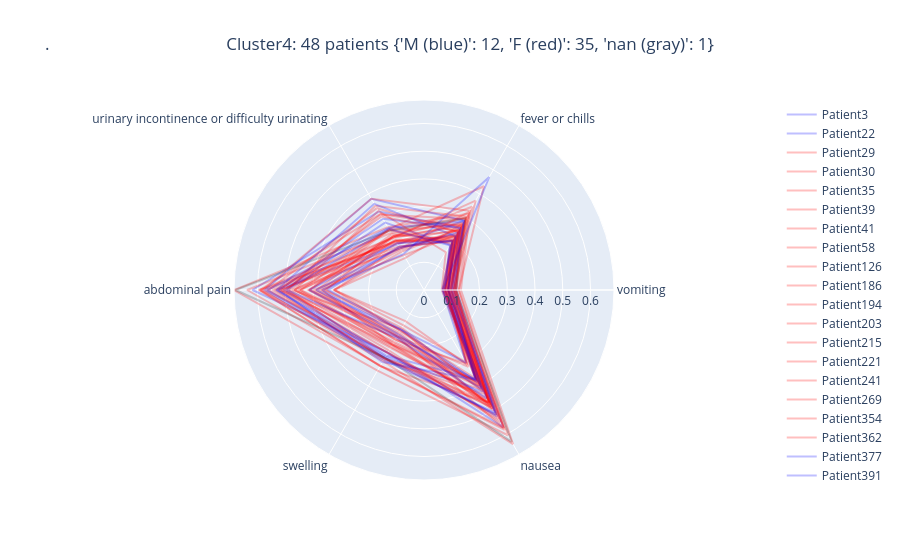

Source (notebook cell):
### Code cell
star_chart_per_patient(4)

### Figure 1 — Plotly figure (JSON) as saved in the notebook; plotly's stock layout.template omitted (floating-point values rounded to 4 significant figures)
{"data": [{"line": {"color": "rgb(0,0,255)"}, "mode": "lines", "name": "Patient3", "opacity": 0.25, "r": [0.1168, 0.2583, 0.3263, 0.6177, 0.2606, 0.5267, 0.1168, 0.1168], "theta": ["vomiting", "fever or chills", "urinary incontinence or difficulty urinating", "abdominal pain", "swelling", "nausea", "vomiting"], "type": "scatterpolar"}, {"line": {"color": "rgb(0,0,255)"}, "mode": "lines", "name": "Patient22", "opacity": 0.25, "r": [0.09802, 0.288, 0.1899, 0.531, 0.2624, 0.5704, 0.09802, 0.09802], "theta": ["vomiting", "fever or chills", "urinary incontinence or difficulty urinating", "abdominal pain", "swelling", "nausea", "vomiting"], "type": "scatterpolar"}, {"line": {"color": "rgb(255,0,0)"}, "mode": "lines", "name": "Patient29", "opacity": 0.25, "r": [0.07502, 0.2273, 0.1451, 0.398, 0.1779, 0.4768, 0.07502, 0.07502], "theta": ["vomiting", "fever or chills", "urinary incontinence or difficulty urinating", "abdominal pain", "swelling", "nausea", "vomiting"], "type": "scatterpolar"}, {"line": {"color": "rgb(255,0,0)"}, "mode": "lines", "name": "Patient30", "opacity": 0.25, "r": [0.08741, 0.2269, 0.2032, 0.5455, 0.284, 0.4685, 0.08741, 0.08741], "theta": ["vomiting", "fever or chills", "urinary incontinence or difficulty urinating", "abdominal pain", "swelling", "nausea", "vomiting"], "type": "scatterpolar"}, {"line": {"color": "rgb(255,0,0)"}, "mode": "lines", "name": "Patient35", "opacity": 0.25, "r": [0.1257, 0.3173, 0.2611, 0.6846, 0.3351, 0.6042, 0.1257, 0.1257], "theta": ["vomiting", "fever or chills", "urinary incontinence or difficulty urinating", "abdominal pain", "swelling", "nausea", "vomiting"], "type": "scatterpolar"}, {"line": {"color": "rgb(255,0,0)"}, "mode": "lines", "name": "Patient39", "opacity": 0.25, "r": [0.1089, 0.2991, 0.2235, 0.4099, 0.1922, 0.3902, 0.1089, 0.1089], "theta": ["vomiting", "fever or chills", "urinary incontinence or difficulty urinating", "abdominal pain", "swelling", "nausea", "vomiting"], "type": "scatterpolar"}, {"line": {"color": "rgb(255,0,0)"}, "mode": "lines", "name": "Patient41", "opacity": 0.25, "r": [0.09673, 0.2522, 0.2026, 0.5702, 0.2605, 0.536, 0.09673, 0.09673], "theta": ["vomiting", "fever or chills", "urinary incontinence or difficulty urinating", "abdominal pain", "swelling", "nausea", "vomiting"], "type": "scatterpolar"}, {"line": {"color": "rgb(255,0,0)"}, "mode": "lines", "name": "Patient58", "opacity": 0.25, "r": [0.1066, 0.2442, 0.221, 0.5137, 0.1988, 0.502, 0.1066, 0.1066], "theta": ["vomiting", "fever or chills", "urinary incontinence or difficulty urinating", "abdominal pain", "swelling", "nausea", "vomiting"], "type": "scatterpolar"}, {"line": {"color": "rgb(255,0,0)"}, "mode": "lines", "name": "Patient126", "opacity": 0.25, "r": [0.09404, 0.2725, 0.2169, 0.4663, 0.2271, 0.405, 0.09404, 0.09404], "theta": ["vomiting", "fever or chills", "urinary incontinence or difficulty urinating", "abdominal pain", "swelling", "nausea", "vomiting"], "type": "scatterpolar"}, {"line": {"color": "rgb(255,0,0)"}, "mode": "lines", "name": "Patient186", "opacity": 0.25, "r": [0.1046, 0.2653, 0.316, 0.5911, 0.3171, 0.4694, 0.1046, 0.1046], "theta": ["vomiting", "fever or chills", "urinary incontinence or difficulty urinating", "abdominal pain", "swelling", "nausea", "vomiting"], "type": "scatterpolar"}, {"line": {"color": "rgb(255,0,0)"}, "mode": "lines", "name": "Patient194", "opacity": 0.25, "r": [0.09544, 0.3015, 0.2517, 0.4128, 0.1843, 0.4839, 0.09544, 0.09544], "theta": ["vomiting", "fever or chills", "urinary incontinence or difficulty urinating", "abdominal pain", "swelling", "nausea", "vomiting"], "type": "scatterpolar"}, {"line": {"color": "rgb(255,0,0)"}, "mode": "lines", "name": "Patient203", "opacity": 0.25, "r": [0.08632, 0.2417, 0.3404, 0.5591, 0.2838, 0.4849, 0.08632, 0.08632], "theta": ["vomiting", "fever or chills", "urinary incontinence or difficulty urinating", "abdominal pain", "swelling", "nausea", "vomiting"], "type": "scatterpolar"}, {"line": {"color": "rgb(255,0,0)"}, "mode": "lines", "name": "Patient215", "opacity": 0.25, "r": [0.1251, 0.4316, 0.2537, 0.4449, 0.1928, 0.5741, 0.1251, 0.1251], "theta": ["vomiting", "fever or chills", "urinary incontinence or difficulty urinating", "abdominal pain", "swelling", "nausea", "vomiting"], "type": "scatterpolar"}, {"line": {"color": "rgb(255,0,0)"}, "mode": "lines", "name": "Patient221", "opacity": 0.25, "r": [0.07774, 0.2526, 0.1599, 0.3243, 0.1303, 0.3123, 0.07774, 0.07774], "theta": ["vomiting", "fever or chills", "urinary incontinence or difficulty urinating", "abdominal pain", "swelling", "nausea", "vomiting"], "type": "scatterpolar"}, {"line": {"color": "rgb(255,0,0)"}, "mode": "lines", "name": "Patient241", "opacity": 0.25, "r": [0.07303, 0.219, 0.1945, 0.3587, 0.1689, 0.3665, 0.07303, 0.07303], "theta": ["vomiting", "fever or chills", "urinary incontinence or difficulty urinating", "abdominal pain", "swelling", "nausea", "vomiting"], "type": "scatterpolar"}, {"line": {"color": "rgb(255,0,0)"}, "mode": "lines", "name": "Patient269", "opacity": 0.25, "r": [0.117, 0.3052, 0.3508, 0.4896, 0.2845, 0.4136, 0.117, 0.117], "theta": ["vomiting", "fever or chills", "urinary incontinence or difficulty urinating", "abdominal pain", "swelling", "nausea", "vomiting"], "type": "scatterpolar"}, {"line": {"color": "rgb(255,0,0)"}, "mode": "lines", "name": "Patient354", "opacity": 0.25, "r": [0.1099, 0.2799, 0.2373, 0.6373, 0.3148, 0.574, 0.1099, 0.1099], "theta": ["vomiting", "fever or chills", "urinary incontinence or difficulty urinating", "abdominal pain", "swelling", "nausea", "vomiting"], "type": "scatterpolar"}, {"line": {"color": "rgb(255,0,0)"}, "mode": "lines", "name": "Patient362", "opacity": 0.25, "r": [0.09011, 0.2265, 0.1955, 0.5894, 0.2842, 0.5203, 0.09011, 0.09011], "theta": ["vomiting", "fever or chills", "urinary incontinence or difficulty urinating", "abdominal pain", "swelling", "nausea", "vomiting"], "type": "scatterpolar"}, {"line": {"color": "rgb(0,0,255)"}, "mode": "lines", "name": "Patient377", "opacity": 0.25, "r": [0.07797, 0.1885, 0.2802, 0.5037, 0.2727, 0.3698, 0.07797, 0.07797], "theta": ["vomiting", "fever or chills", "urinary incontinence or difficulty urinating", "abdominal pain", "swelling", "nausea", "vomiting"], "type": "scatterpolar"}, {"line": {"color": "rgb(0,0,255)"}, "mode": "lines", "name": "Patient391", "opacity": 0.25, "r": [0.1099, 0.2865, 0.2575, 0.564, 0.2822, 0.5189, 0.1099, 0.1099], "theta": ["vomiting", "fever or chills", "urinary incontinence or difficulty urinating", "abdominal pain", "swelling", "nausea", "vomiting"], "type": "scatterpolar"}, {"line": {"color": "rgb(255,0,0)"}, "mode": "lines", "name": "Patient439", "opacity": 0.25, "r": [0.08736, 0.2358, 0.1732, 0.4739, 0.1628, 0.4939, 0.08736, 0.08736], "theta": ["vomiting", "fever or chills", "urinary incontinence or difficulty urinating", "abdominal pain", "swelling", "nausea", "vomiting"], "type": "scatterpolar"}, {"line": {"color": "rgb(255,0,0)"}, "mode": "lines", "name": "Patient448", "opacity": 0.25, "r": [0.08333, 0.2047, 0.1788, 0.323, 0.1473, 0.3003, 0.08333, 0.08333], "theta": ["vomiting", "fever or chills", "urinary incontinence or difficulty urinating", "abdominal pain", "swelling", "nausea", "vomiting"], "type": "scatterpolar"}, {"line": {"color": "rgb(255,0,0)"}, "mode": "lines", "name": "Patient460", "opacity": 0.25, "r": [0.06844, 0.1921, 0.2492, 0.5346, 0.2897, 0.4322, 0.06844, 0.06844], "theta": ["vomiting", "fever or chills", "urinary incontinence or difficulty urinating", "abdominal pain", "swelling", "nausea", "vomiting"], "type": "scatterpolar"}, {"line": {"color": "rgb(255,0,0)"}, "mode": "lines", "name": "Patient493", "opacity": 0.25, "r": [0.101, 0.262, 0.223, 0.4158, 0.2056, 0.3755, 0.101, 0.101], "theta": ["vomiting", "fever or chills", "urinary incontinence or difficulty urinating", "abdominal pain", "swelling", "nausea", "vomiting"], "type": "scatterpolar"}, {"line": {"color": "rgb(0,0,255)"}, "mode": "lines", "name": "Patient521", "opacity": 0.25, "r": [0.09001, 0.2239, 0.3587, 0.5308, 0.2778, 0.4229, 0.09001, 0.09001], "theta": ["vomiting", "fever or chills", "urinary incontinence or difficulty urinating", "abdominal pain", "swelling", "nausea", "vomiting"], "type": "scatterpolar"}, {"line": {"color": "rgb(255,0,0)"}, "mode": "lines", "name": "Patient561", "opacity": 0.25, "r": [0.08549, 0.2191, 0.2085, 0.3739, 0.1917, 0.3199, 0.08549, 0.08549], "theta": ["vomiting", "fever or chills", "urinary incontinence or difficulty urinating", "abdominal pain", "swelling", "nausea", "vomiting"], "type": "scatterpolar"}, {"line": {"color": "rgb(255,0,0)"}, "mode": "lines", "name": "Patient565", "opacity": 0.25, "r": [0.06802, 0.202, 0.1812, 0.5217, 0.2298, 0.4761, 0.06802, 0.06802], "theta": ["vomiting", "fever or chills", "urinary incontinence or difficulty urinating", "abdominal pain", "swelling", "nausea", "vomiting"], "type": "scatterpolar"}, {"line": {"color": "rgb(50,50,50)"}, "mode": "lines", "name": "Patient578", "opacity": 0.25, "r": [0.1153, 0.2984, 0.2468, 0.6792, 0.2818, 0.6317, 0.1153, 0.1153], "theta": ["vomiting", "fever or chills", "urinary incontinence or difficulty urinating", "abdominal pain", "swelling", "nausea", "vomiting"], "type": "scatterpolar"}, {"line": {"color": "rgb(255,0,0)"}, "mode": "lines", "name": "Patient583", "opacity": 0.25, "r": [0.1149, 0.2953, 0.314, 0.4968, 0.2518, 0.5497, 0.1149, 0.1149], "theta": ["vomiting", "fever or chills", "urinary incontinence or difficulty urinating", "abdominal pain", "swelling", "nausea", "vomiting"], "type": "scatterpolar"}, {"line": {"color": "rgb(255,0,0)"}, "mode": "lines", "name": "Patient596", "opacity": 0.25, "r": [0.1129, 0.2734, 0.2479, 0.4844, 0.2363, 0.4669, 0.1129, 0.1129], "theta": ["vomiting", "fever or chills", "urinary incontinence or difficulty urinating", "abdominal pain", "swelling", "nausea", "vomiting"], "type": "scatterpolar"}, {"line": {"color": "rgb(0,0,255)"}, "mode": "lines", "name": "Patient600", "opacity": 0.25, "r": [0.1034, 0.2891, 0.3797, 0.5738, 0.2903, 0.51, 0.1034, 0.1034], "theta": ["vomiting", "fever or chills", "urinary incontinence or difficulty urinating", "abdominal pain", "swelling", "nausea", "vomiting"], "type": "scatterpolar"}, {"line": {"color": "rgb(255,0,0)"}, "mode": "lines", "name": "Patient618", "opacity": 0.25, "r": [0.07704, 0.2035, 0.206, 0.5097, 0.2404, 0.4504, 0.07704, 0.07704], "theta": ["vomiting", "fever or chills", "urinary incontinence or difficulty urinating", "abdominal pain", "swelling", "nausea", "vomiting"], "type": "scatterpolar"}, {"line": {"color": "rgb(255,0,0)"}, "mode": "lines", "name": "Patient622", "opacity": 0.25, "r": [0.1331, 0.3294, 0.3796, 0.5815, 0.2961, 0.6414, 0.1331, 0.1331], "theta": ["vomiting", "fever or chills", "urinary incontinence or difficulty urinating", "abdominal pain", "swelling", "nausea", "vomiting"], "type": "scatterpolar"}, {"line": {"color": "rgb(255,0,0)"}, "mode": "lines", "name": "Patient632", "opacity": 0.25, "r": [0.07457, 0.2523, 0.1675, 0.367, 0.2269, 0.3793, 0.07457, 0.07457], "theta": ["vomiting", "fever or chills", "urinary incontinence or difficulty urinating", "abdominal pain", "swelling", "nausea", "vomiting"], "type": "scatterpolar"}, {"line": {"color": "rgb(255,0,0)"}, "mode": "lines", "name": "Patient634", "opacity": 0.25, "r": [0.08432, 0.3247, 0.1726, 0.453, 0.2287, 0.4654, 0.08432, 0.08432], "theta": ["vomiting", "fever or chills", "urinary incontinence or difficulty urinating", "abdominal pain", "swelling", "nausea", "vomiting"], "type": "scatterpolar"}, {"line": {"color": "rgb(255,0,0)"}, "mode": "lines", "name": "Patient644", "opacity": 0.25, "r": [0.1068, 0.3715, 0.218, 0.5946, 0.316, 0.5814, 0.1068, 0.1068], "theta": ["vomiting", "fever or chills", "urinary incontinence or difficulty urinating", "abdominal pain", "swelling", "nausea", "vomiting"], "type": "scatterpolar"}, {"line": {"color": "rgb(0,0,255)"}, "mode": "lines", "name": "Patient669", "opacity": 0.25, "r": [0.08805, 0.2031, 0.1958, 0.4131, 0.1935, 0.3728, 0.08805, 0.08805], "theta": ["vomiting", "fever or chills", "urinary incontinence or difficulty urinating", "abdominal pain", "swelling", "nausea", "vomiting"], "type": "scatterpolar"}, {"line": {"color": "rgb(255,0,0)"}, "mode": "lines", "name": "Patient698", "opacity": 0.25, "r": [0.08623, 0.2079, 0.2324, 0.3859, 0.207, 0.3062, 0.08623, 0.08623], "theta": ["vomiting", "fever or chills", "urinary incontinence or difficulty urinating", "abdominal pain", "swelling", "nausea", "vomiting"], "type": "scatterpolar"}, {"line": {"color": "rgb(255,0,0)"}, "mode": "lines", "name": "Patient715", "opacity": 0.25, "r": [0.06386, 0.157, 0.3291, 0.4652, 0.2158, 0.3825, 0.06386, 0.06386], "theta": ["vomiting", "fever or chills", "urinary incontinence or difficulty urinating", "abdominal pain", "swelling", "nausea", "vomiting"], "type": "scatterpolar"}, {"line": {"color": "rgb(255,0,0)"}, "mode": "lines", "name": "Patient718", "opacity": 0.25, "r": [0.08919, 0.3464, 0.2229, 0.3531, 0.1581, 0.4219, 0.08919, 0.08919], "theta": ["vomiting", "fever or chills", "urinary incontinence or difficulty urinating", "abdominal pain", "swelling", "nausea", "vomiting"], "type": "scatterpolar"}, {"line": {"color": "rgb(255,0,0)"}, "mode": "lines", "name": "Patient724", "opacity": 0.25, "r": [0.06872, 0.2087, 0.2026, 0.4447, 0.2208, 0.3998, 0.06872, 0.06872], "theta": ["vomiting", "fever or chills", "urinary incontinence or difficulty urinating", "abdominal pain", "swelling", "nausea", "vomiting"], "type": "scatterpolar"}, {"line": {"color": "rgb(0,0,255)"}, "mode": "lines", "name": "Patient727", "opacity": 0.25, "r": [0.06585, 0.2061, 0.1798, 0.3448, 0.1651, 0.3031, 0.06585, 0.06585], "theta": ["vomiting", "fever or chills", "urinary incontinence or difficulty urinating", "abdominal pain", "swelling", "nausea", "vomiting"], "type": "scatterpolar"}, {"line": {"color": "rgb(0,0,255)"}, "mode": "lines", "name": "Patient752", "opacity": 0.25, "r": [0.07545, 0.1857, 0.254, 0.4946, 0.1982, 0.4507, 0.07545, 0.07545], "theta": ["vomiting", "fever or chills", "urinary incontinence or difficulty urinating", "abdominal pain", "swelling", "nausea", "vomiting"], "type": "scatterpolar"}, {"line": {"color": "rgb(0,0,255)"}, "mode": "lines", "name": "Patient755", "opacity": 0.25, "r": [0.08542, 0.2384, 0.174, 0.3885, 0.1658, 0.3832, 0.08542, 0.08542], "theta": ["vomiting", "fever or chills", "urinary incontinence or difficulty urinating", "abdominal pain", "swelling", "nausea", "vomiting"], "type": "scatterpolar"}, {"line": {"color": "rgb(0,0,255)"}, "mode": "lines", "name": "Patient763", "opacity": 0.25, "r": [0.09799, 0.2582, 0.2964, 0.5219, 0.2998, 0.3729, 0.09799, 0.09799], "theta": ["vomiting", "fever or chills", "urinary incontinence or difficulty urinating", "abdominal pain", "swelling", "nausea", "vomiting"], "type": "scatterpolar"}, {"line": {"color": "rgb(255,0,0)"}, "mode": "lines", "name": "Patient776", "opacity": 0.25, "r": [0.09842, 0.2441, 0.3056, 0.5209, 0.2613, 0.4926, 0.09842, 0.09842], "theta": ["vomiting", "fever or chills", "urinary incontinence or difficulty urinating", "abdominal pain", "swelling", "nausea", "vomiting"], "type": "scatterpolar"}, {"line": {"color": "rgb(0,0,255)"}, "mode": "lines", "name": "Patient796", "opacity": 0.25, "r": [0.06805, 0.4702, 0.149, 0.3665, 0.185, 0.4106, 0.06805, 0.06805], "theta": ["vomiting", "fever or chills", "urinary incontinence or difficulty urinating", "abdominal pain", "swelling", "nausea", "vomiting"], "type": "scatterpolar"}, {"line": {"color": "rgb(255,0,0)"}, "mode": "lines", "name": "Patient806", "opacity": 0.25, "r": [0.07664, 0.2728, 0.1338, 0.3239, 0.1702, 0.3968, 0.07664, 0.07664], "theta": ["vomiting", "fever or chills", "urinary incontinence or difficulty urinating", "abdominal pain", "swelling", "nausea", "vomiting"], "type": "scatterpolar"}], "layout": {"title": {"text": ".\t\t\t\t\t\t\t\t\t\t\t\t\t\t\t\t\t\t\t\t\t\t\t\t\t\t\t\t\t\t\t\t\t\t\t\t\t\t\t\tCluster4: 48 patients {'M (blue)': 12, 'F (red)': 35, 'nan (gray)': 1}"}}}
